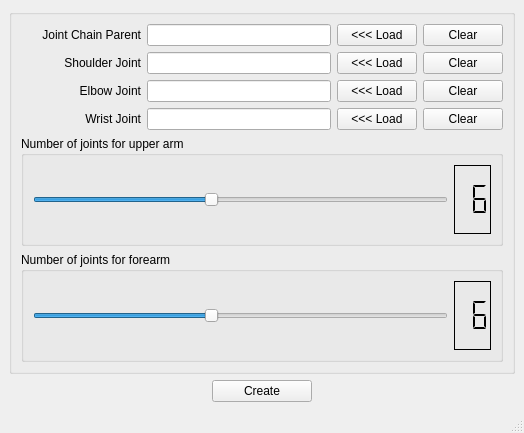
<?xml version="1.0" encoding="UTF-8"?>
<ui version="4.0">
 <class>MainWindow</class>
 <widget class="QMainWindow" name="MainWindow">
  <property name="geometry">
   <rect>
    <x>0</x>
    <y>0</y>
    <width>524</width>
    <height>433</height>
   </rect>
  </property>
  <property name="windowTitle">
   <string>No Roll Setup</string>
  </property>
  <widget class="QWidget" name="centralwidget">
   <layout class="QVBoxLayout" name="verticalLayout_3">
    <item>
     <widget class="QGroupBox" name="groupBox_3">
      <property name="minimumSize">
       <size>
        <width>500</width>
        <height>0</height>
       </size>
      </property>
      <property name="title">
       <string/>
      </property>
      <layout class="QVBoxLayout" name="verticalLayout">
       <item>
        <layout class="QHBoxLayout" name="horizontalLayout_8">
         <item>
          <widget class="QLabel" name="label_4">
           <property name="minimumSize">
            <size>
             <width>120</width>
             <height>0</height>
            </size>
           </property>
           <property name="text">
            <string>Joint Chain Parent</string>
           </property>
           <property name="alignment">
            <set>Qt::AlignRight|Qt::AlignTrailing|Qt::AlignVCenter</set>
           </property>
          </widget>
         </item>
         <item>
          <widget class="QLineEdit" name="jointChainLineEdit"/>
         </item>
         <item>
          <widget class="QPushButton" name="jointChainPushButton">
           <property name="text">
            <string>&lt;&lt;&lt; Load</string>
           </property>
          </widget>
         </item>
         <item>
          <widget class="QPushButton" name="clearShldrJointPushButton_2">
           <property name="text">
            <string>Clear</string>
           </property>
          </widget>
         </item>
        </layout>
       </item>
       <item>
        <layout class="QHBoxLayout" name="horizontalLayout_7">
         <item>
          <widget class="QLabel" name="label_3">
           <property name="minimumSize">
            <size>
             <width>120</width>
             <height>0</height>
            </size>
           </property>
           <property name="text">
            <string>Shoulder Joint</string>
           </property>
           <property name="alignment">
            <set>Qt::AlignRight|Qt::AlignTrailing|Qt::AlignVCenter</set>
           </property>
          </widget>
         </item>
         <item>
          <widget class="QLineEdit" name="shldrJointLineEdit"/>
         </item>
         <item>
          <widget class="QPushButton" name="loadShldrJointPushButton">
           <property name="text">
            <string>&lt;&lt;&lt; Load</string>
           </property>
          </widget>
         </item>
         <item>
          <widget class="QPushButton" name="clearShldrJointPushButton">
           <property name="text">
            <string>Clear</string>
           </property>
          </widget>
         </item>
        </layout>
       </item>
       <item>
        <layout class="QHBoxLayout" name="horizontalLayout_4">
         <item>
          <widget class="QLabel" name="label">
           <property name="minimumSize">
            <size>
             <width>120</width>
             <height>0</height>
            </size>
           </property>
           <property name="text">
            <string>Elbow Joint</string>
           </property>
           <property name="alignment">
            <set>Qt::AlignRight|Qt::AlignTrailing|Qt::AlignVCenter</set>
           </property>
          </widget>
         </item>
         <item>
          <widget class="QLineEdit" name="elbowJointLineEdit"/>
         </item>
         <item>
          <widget class="QPushButton" name="loadElbowJointPushButton">
           <property name="text">
            <string>&lt;&lt;&lt; Load</string>
           </property>
          </widget>
         </item>
         <item>
          <widget class="QPushButton" name="clearElbowJointpushButton">
           <property name="text">
            <string>Clear</string>
           </property>
          </widget>
         </item>
        </layout>
       </item>
       <item>
        <layout class="QHBoxLayout" name="horizontalLayout_6">
         <item>
          <widget class="QLabel" name="label_2">
           <property name="minimumSize">
            <size>
             <width>120</width>
             <height>0</height>
            </size>
           </property>
           <property name="text">
            <string>Wrist Joint</string>
           </property>
           <property name="alignment">
            <set>Qt::AlignRight|Qt::AlignTrailing|Qt::AlignVCenter</set>
           </property>
          </widget>
         </item>
         <item>
          <widget class="QLineEdit" name="wristJointLineEdit"/>
         </item>
         <item>
          <widget class="QPushButton" name="loadWristJointPushButton">
           <property name="text">
            <string>&lt;&lt;&lt; Load</string>
           </property>
          </widget>
         </item>
         <item>
          <widget class="QPushButton" name="clearWristJointpushButton">
           <property name="text">
            <string>Clear</string>
           </property>
          </widget>
         </item>
        </layout>
       </item>
       <item>
        <widget class="QGroupBox" name="groupBox_2">
         <property name="title">
          <string>Number of joints for upper arm</string>
         </property>
         <layout class="QHBoxLayout" name="horizontalLayout_3">
          <item>
           <widget class="QSlider" name="horizontalSlider">
            <property name="minimum">
             <number>3</number>
            </property>
            <property name="maximum">
             <number>10</number>
            </property>
            <property name="sliderPosition">
             <number>6</number>
            </property>
            <property name="orientation">
             <enum>Qt::Horizontal</enum>
            </property>
           </widget>
          </item>
          <item>
           <widget class="QLCDNumber" name="clavJointLcdNumber">
            <property name="frameShadow">
             <enum>QFrame::Plain</enum>
            </property>
            <property name="numDigits">
             <number>2</number>
            </property>
            <property name="mode">
             <enum>QLCDNumber::Dec</enum>
            </property>
            <property name="segmentStyle">
             <enum>QLCDNumber::Flat</enum>
            </property>
            <property name="value" stdset="0">
             <double>6.000000000000000</double>
            </property>
           </widget>
          </item>
         </layout>
        </widget>
       </item>
       <item>
        <widget class="QGroupBox" name="groupBox_4">
         <property name="title">
          <string>Number of joints for forearm</string>
         </property>
         <layout class="QHBoxLayout" name="horizontalLayout_5">
          <item>
           <widget class="QSlider" name="horizontalSlider_2">
            <property name="minimum">
             <number>3</number>
            </property>
            <property name="maximum">
             <number>10</number>
            </property>
            <property name="sliderPosition">
             <number>6</number>
            </property>
            <property name="orientation">
             <enum>Qt::Horizontal</enum>
            </property>
           </widget>
          </item>
          <item>
           <widget class="QLCDNumber" name="elbowJointLcdNumber">
            <property name="frameShadow">
             <enum>QFrame::Plain</enum>
            </property>
            <property name="numDigits">
             <number>2</number>
            </property>
            <property name="mode">
             <enum>QLCDNumber::Dec</enum>
            </property>
            <property name="segmentStyle">
             <enum>QLCDNumber::Flat</enum>
            </property>
            <property name="value" stdset="0">
             <double>6.000000000000000</double>
            </property>
           </widget>
          </item>
         </layout>
        </widget>
       </item>
      </layout>
     </widget>
    </item>
    <item>
     <layout class="QHBoxLayout" name="horizontalLayout_2">
      <item>
       <spacer name="horizontalSpacer">
        <property name="orientation">
         <enum>Qt::Horizontal</enum>
        </property>
        <property name="sizeHint" stdset="0">
         <size>
          <width>40</width>
          <height>20</height>
         </size>
        </property>
       </spacer>
      </item>
      <item>
       <widget class="QPushButton" name="createPushButton">
        <property name="minimumSize">
         <size>
          <width>100</width>
          <height>0</height>
         </size>
        </property>
        <property name="text">
         <string>Create</string>
        </property>
       </widget>
      </item>
      <item>
       <spacer name="horizontalSpacer_2">
        <property name="orientation">
         <enum>Qt::Horizontal</enum>
        </property>
        <property name="sizeHint" stdset="0">
         <size>
          <width>40</width>
          <height>20</height>
         </size>
        </property>
       </spacer>
      </item>
     </layout>
    </item>
   </layout>
  </widget>
  <widget class="QStatusBar" name="statusbar"/>
 </widget>
 <resources/>
 <connections>
  <connection>
   <sender>horizontalSlider</sender>
   <signal>valueChanged(int)</signal>
   <receiver>clavJointLcdNumber</receiver>
   <slot>display(int)</slot>
   <hints>
    <hint type="sourcelabel">
     <x>122</x>
     <y>236</y>
    </hint>
    <hint type="destinationlabel">
     <x>167</x>
     <y>237</y>
    </hint>
   </hints>
  </connection>
  <connection>
   <sender>horizontalSlider_2</sender>
   <signal>valueChanged(int)</signal>
   <receiver>elbowJointLcdNumber</receiver>
   <slot>display(int)</slot>
   <hints>
    <hint type="sourcelabel">
     <x>122</x>
     <y>308</y>
    </hint>
    <hint type="destinationlabel">
     <x>167</x>
     <y>309</y>
    </hint>
   </hints>
  </connection>
  <connection>
   <sender>clearShldrJointPushButton</sender>
   <signal>clicked()</signal>
   <receiver>shldrJointLineEdit</receiver>
   <slot>clear()</slot>
   <hints>
    <hint type="sourcelabel">
     <x>450</x>
     <y>74</y>
    </hint>
    <hint type="destinationlabel">
     <x>263</x>
     <y>67</y>
    </hint>
   </hints>
  </connection>
  <connection>
   <sender>clearElbowJointpushButton</sender>
   <signal>clicked()</signal>
   <receiver>elbowJointLineEdit</receiver>
   <slot>clear()</slot>
   <hints>
    <hint type="sourcelabel">
     <x>436</x>
     <y>114</y>
    </hint>
    <hint type="destinationlabel">
     <x>249</x>
     <y>107</y>
    </hint>
   </hints>
  </connection>
  <connection>
   <sender>clearWristJointpushButton</sender>
   <signal>clicked()</signal>
   <receiver>wristJointLineEdit</receiver>
   <slot>clear()</slot>
   <hints>
    <hint type="sourcelabel">
     <x>431</x>
     <y>168</y>
    </hint>
    <hint type="destinationlabel">
     <x>244</x>
     <y>161</y>
    </hint>
   </hints>
  </connection>
  <connection>
   <sender>clearShldrJointPushButton_2</sender>
   <signal>clicked()</signal>
   <receiver>jointChainLineEdit</receiver>
   <slot>clear()</slot>
   <hints>
    <hint type="sourcelabel">
     <x>400</x>
     <y>28</y>
    </hint>
    <hint type="destinationlabel">
     <x>173</x>
     <y>36</y>
    </hint>
   </hints>
  </connection>
 </connections>
</ui>
